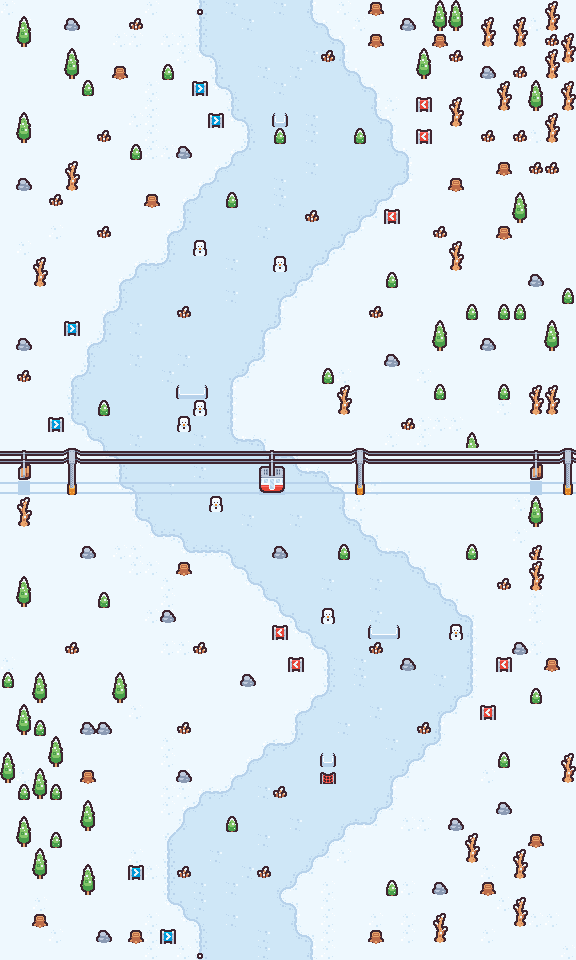

A 2D game scene composited from a Tiled map and its tileset images. What follows is a short description and the map's XML, with each tile layer's data collapsed to a summary:
An orthogonal 36x60 tile map with 16x16 px tiles, 9 tile layers (Background, Lane, Shadow, Killer, ...).

<map version="1.10" tiledversion="1.10.2" orientation="orthogonal" renderorder="right-down" width="36" height="60" tilewidth="16" tileheight="16" infinite="0" nextlayerid="10" nextobjectid="1">
 <tileset firstgid="1" source="../FrostyFall.tsx" />
 <layer id="1" name="Background" width="36" height="60">
  <data>[2160 cells, 2160 non-empty, 3 distinct tile ids]</data>
 </layer>
 <layer id="2" name="Lane" width="36" height="60">
  <data>[2160 cells, 702 non-empty, 13 distinct tile ids]</data>
 </layer>
 <layer id="5" name="Shadow" width="36" height="60">
  <data>[2160 cells, 36 non-empty, 4 distinct tile ids]</data>
 </layer>
 <layer id="3" name="Killer" width="36" height="60">
  <data>[2160 cells, 29 non-empty, 10 distinct tile ids]</data>
 </layer>
 <layer id="9" name="Snowman" width="36" height="60">
  <data>[2160 cells, 7 non-empty, 1 distinct tile ids]</data>
 </layer>
 <layer id="6" name="Starter" width="36" height="60">
  <data>[2160 cells, 1 non-empty, 1 distinct tile ids]</data>
 </layer>
 <layer id="7" name="Ender" width="36" height="60">
  <data>[2160 cells, 1 non-empty, 1 distinct tile ids]</data>
 </layer>
 <layer id="4" name="Detail" width="36" height="60">
  <data>[2160 cells, 215 non-empty, 18 distinct tile ids]</data>
 </layer>
 <layer id="8" name="Bumper" width="36" height="60">
  <data>[2160 cells, 6 non-empty, 3 distinct tile ids]</data>
 </layer>
</map>
